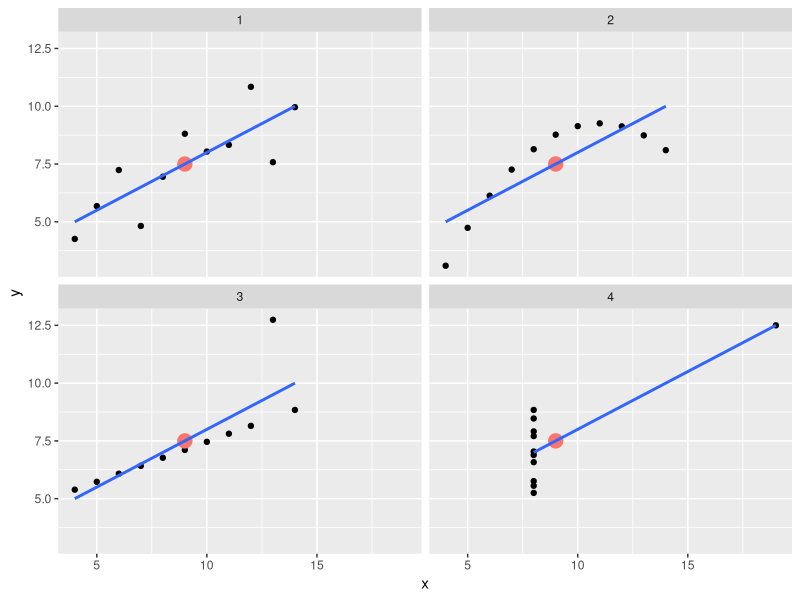

Write R code to recreate this figure.
## ---- chunk 1
#| echo: true
#| code-fold: true
#| fontsize: 2
library(ggplot2)
library(grid)
library(gridExtra)
library(datasets)
library(tidyverse)
library(dplyr)
datasets::anscombe
## ---- chunk 2
#| echo: true
#| code-fold: true

tidy_anscombe <- anscombe %>%
 pivot_longer(cols = everything(),
              names_to = c(".value", "set"),
              names_pattern = "(.)(.)")
tidy_anscombe_summary <- tidy_anscombe %>%
  group_by(set) %>%
  summarise(across(.cols = everything(),
                   .fns = lst(min,max,median,mean,sd,var),
                   .names = "{col}_{fn}"))
#> `summarise()` ungrouping output (override with `.groups` argument)

vars<-c("set", "x_mean", "x_var",  "y_mean", "y_var")
thing<- as.data.frame(tidy_anscombe_summary[vars])
knitr::kable(thing)
## ---- chunk 3
#| echo: true
#| code-fold: true
#| fontsize: 2
ggplot(tidy_anscombe,
       aes(x = x,
           y = y)) +
  geom_point() +
  geom_point(data = tidy_anscombe_summary, aes(x=x_mean, y = y_mean, color = "red", size = 5),
             show.legend = FALSE)+
  facet_wrap(~set) +
  geom_smooth(method = "lm", se = FALSE)
